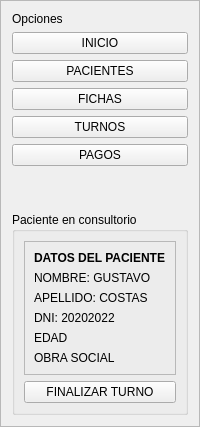
     <widget class="QFrame" name="SidebarFrame">
      <property name="minimumSize">
       <size>
        <width>180</width>
        <height>0</height>
       </size>
      </property>
      <property name="frameShape">
       <enum>QFrame::Shape::StyledPanel</enum>
      </property>
      <property name="frameShadow">
       <enum>QFrame::Shadow::Raised</enum>
      </property>
      <layout class="QVBoxLayout" name="sidebarLayout">
       <item>
        <widget class="QLabel" name="labelOpciones">
         <property name="text">
          <string>Opciones</string>
         </property>
        </widget>
       </item>
       <item>
        <widget class="QPushButton" name="btnInicio">
         <property name="text">
          <string>INICIO</string>
         </property>
        </widget>
       </item>
       <item>
        <widget class="QPushButton" name="btnPacientes">
         <property name="text">
          <string>PACIENTES</string>
         </property>
        </widget>
       </item>
       <item>
        <widget class="QPushButton" name="btnFichas">
         <property name="text">
          <string>FICHAS</string>
         </property>
        </widget>
       </item>
       <item>
        <widget class="QPushButton" name="btnTurnos">
         <property name="text">
          <string>TURNOS</string>
         </property>
        </widget>
       </item>
       <item>
        <widget class="QPushButton" name="btnPagos">
         <property name="text">
          <string>PAGOS</string>
         </property>
        </widget>
       </item>
       <item>
        <spacer name="verticalSpacer">
         <property name="orientation">
          <enum>Qt::Orientation::Vertical</enum>
         </property>
         <property name="sizeHint" stdset="0">
          <size>
           <width>20</width>
           <height>40</height>
          </size>
         </property>
        </spacer>
       </item>
       <item>
        <widget class="QGroupBox" name="groupPacienteConsultorio">
         <property name="title">
          <string>Paciente en consultorio</string>
         </property>
         <layout class="QVBoxLayout" name="pacienteConsultorioLayout">
          <item>
           <widget class="QFrame" name="frameDatosPaciente">
            <property name="frameShape">
             <enum>QFrame::Shape::StyledPanel</enum>
            </property>
            <property name="frameShadow">
             <enum>QFrame::Shadow::Raised</enum>
            </property>
            <layout class="QVBoxLayout" name="datosPacienteLayout">
             <item>
              <widget class="QLabel" name="labelDatosPacienteTitulo">
               <property name="text">
                <string>DATOS DEL PACIENTE</string>
               </property>
               <property name="font">
                <font>
                 <weight>75</weight>
                 <bold>true</bold>
                </font>
               </property>
              </widget>
             </item>
             <item>
              <widget class="QLabel" name="labelPacienteNombre">
               <property name="text">
                <string>NOMBRE: GUSTAVO</string>
               </property>
              </widget>
             </item>
             <item>
              <widget class="QLabel" name="labelPacienteApellido">
               <property name="text">
                <string>APELLIDO: COSTAS</string>
               </property>
              </widget>
             </item>
             <item>
              <widget class="QLabel" name="labelPacienteDni">
               <property name="text">
                <string>DNI: 20202022</string>
               </property>
              </widget>
             </item>
             <item>
              <widget class="QLabel" name="labelPacienteEdad">
               <property name="text">
                <string>EDAD</string>
               </property>
              </widget>
             </item>
             <item>
              <widget class="QLabel" name="labelPacienteObraSocial">
               <property name="text">
                <string>OBRA SOCIAL</string>
               </property>
              </widget>
             </item>
            </layout>
           </widget>
          </item>
          <item>
           <widget class="QPushButton" name="btnFinalizarTurno">
            <property name="text">
             <string>FINALIZAR TURNO</string>
            </property>
           </widget>
          </item>
         </layout>
        </widget>
       </item>
      </layout>
     </widget>
